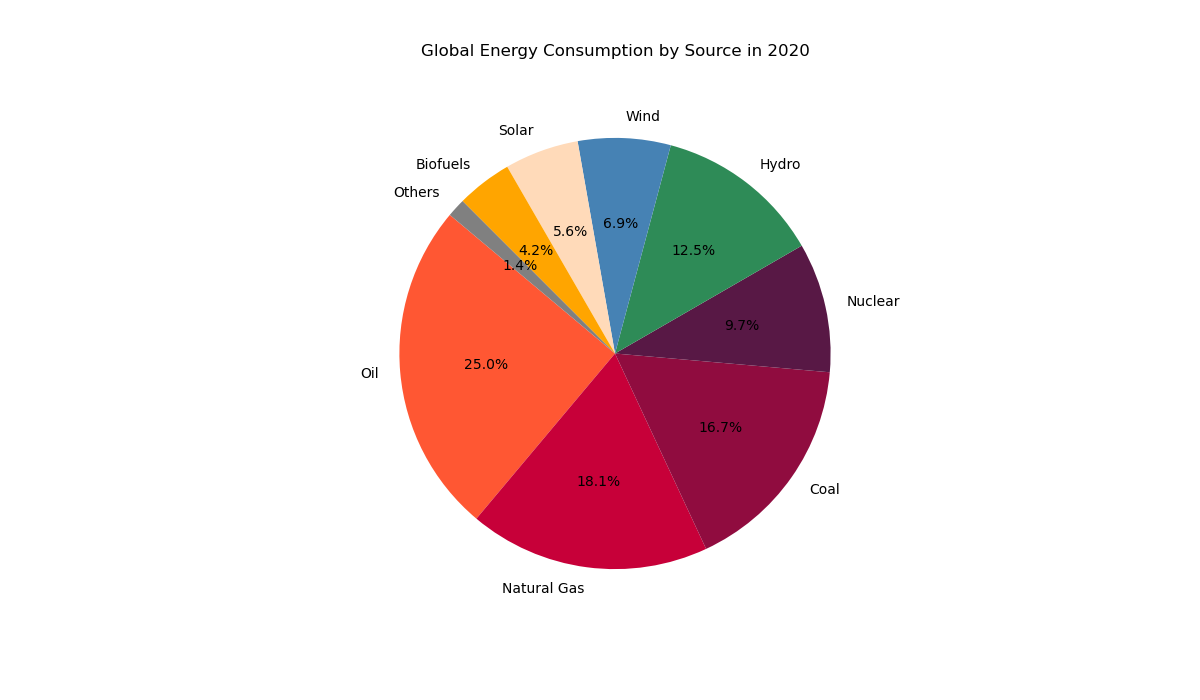

Reproduce this figure in Python.

import matplotlib.pyplot as plt

# Data
energy_sources = ["Oil", "Natural Gas", "Coal", "Nuclear", "Hydro", "Wind", "Solar", "Biofuels", "Others"]
consumption = [180, 130, 120, 70, 90, 50, 40, 30, 10]

# Colors
colors = [
    "#FF5733",  # Oil
    "#C70039",  # Natural Gas
    "#900C3F",  # Coal
    "#581845",  # Nuclear
    "#2e8b57",  # Hydro
    "#4682b4",  # Wind
    "#ffdaB9",  # Solar
    "#ffa500",  # Biofuels
    "#808080",  # Others
]

# Create pie chart
plt.figure(figsize=(12, 7))  # width and height in inches
plt.pie(consumption, labels=energy_sources, colors=colors, autopct='%1.1f%%', startangle=140)

# Chart title
plt.title('Global Energy Consumption by Source in 2020', pad=20)

# Show plot
plt.show()
